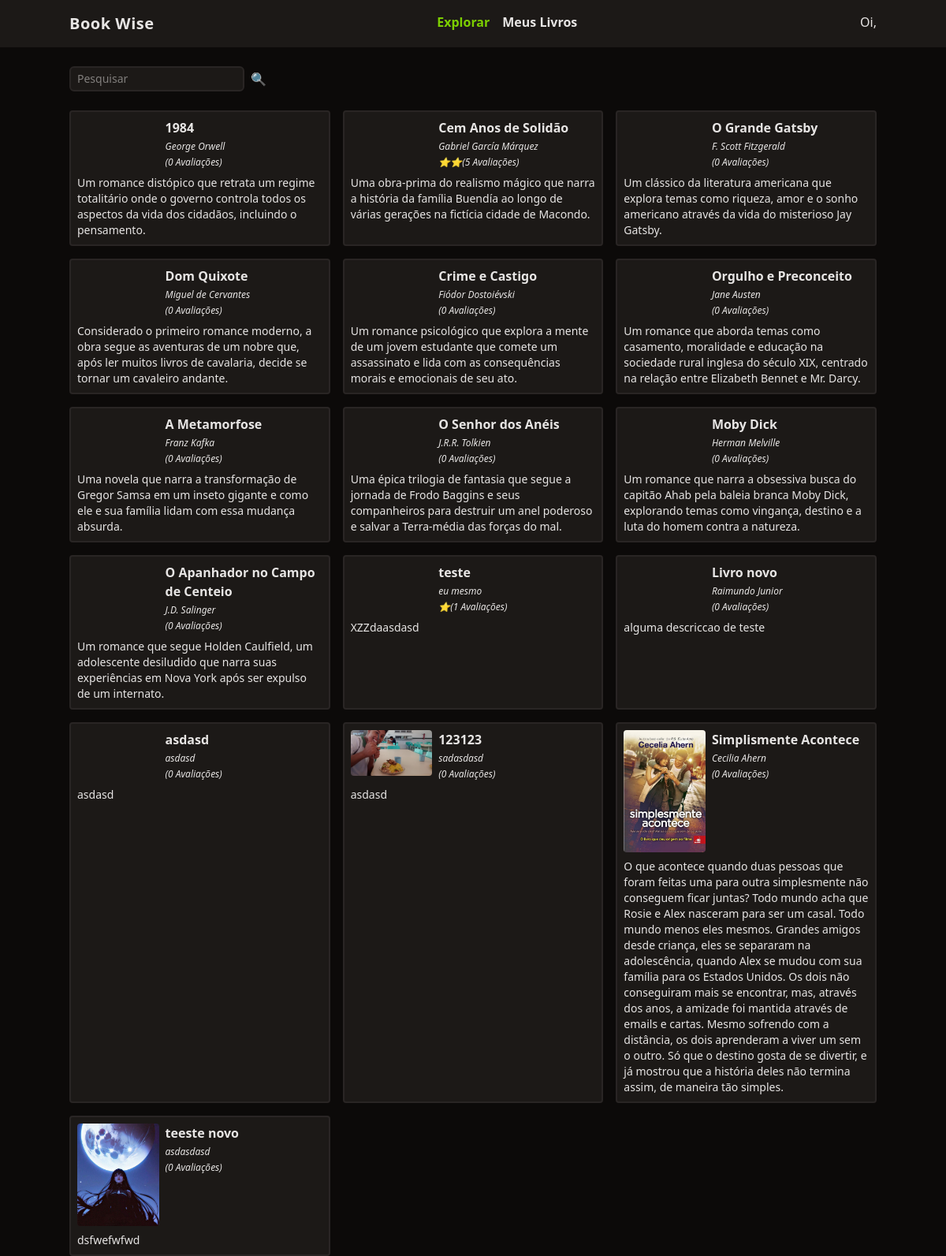
/ (signed in), run on the app's committed database.
### tables this page shows
CREATE TABLE livros (
	id integer primary key,
  titulo varchar(255),
  autor varchar(255),
  descricao text,
  ano_de_lancamento integer,
  usuario_id integer, imagem varchar(255),
  foreign key (usuario_id) references usuarios(id) on delete cascade
);

### functions.php (called while the page is built, shortened)
<?php
function view($view, $data = [])
{
    require 'views/template/app.php';
}
function config($chave = null)
{
    $config = require 'config.php';
    if (strlen($chave) > 0) {
        return $config[$chave];
    }
    return $config;
}

### controllers/index.controller.php (called while the page is built)
<?php
$livros = Livro::all($_REQUEST['pesquisar'] ?? '');
view('index', compact('livros'));

### routes.php (called while the page is built, shortened)
<?php
$controller = str_replace('/', '', parse_url($_SERVER['REQUEST_URI'])['path']);
if (!$controller) $controller = 'index';
require "../controllers/{$controller}.controller.php";

### public/index.php (called while the page is built, shortened)
<?php
require '../models/Livro.php';
require '../functions.php';
require '../database.php';
require '../routes.php';

### config.php (called while the page is built)
<?php
return [
    'database' => [
        'driver' => 'sqlite',
        'database' => '../database.sqlite',
    ],
];

### database.php (called while the page is built, shortened)
<?php
class Database
{
    private $db;
    public function __construct($config)
    {
        $this->db = new PDO($this->getDsn($config));
    }
    private function getDsn($config)
    {
        $driver = $config['driver'];
        unset($config['driver']);
        $dsn = $driver . ':' . http_build_query($config, '', ';');
        if ($driver == 'sqlite') {
            $dsn = $driver . ":" . $config['database'];
        }
        return $dsn;
    }
    public function query($query, $class = null, $params = [])
    {
        $prepare = $this->db->prepare($query);
        if ($class) {
            $prepare->setFetchMode(PDO::FETCH_CLASS, $class);
        }
        $prepare->execute($params);
        return $prepare;
    }
}

### models/Livro.php (called while the page is built, shortened)
<?php
class Livro
{
    public function query($where, $params)
    {
        $database = new Database(config('database'));
        return $database->query("
            select
                l.id, l.titulo, l.autor, l.descricao, l.ano_de_lancamento, l.imagem,
                ifnull(round(sum(a.nota) / 5.0), 0) as nota_avaliacao,
                ifnull(count(a.id), 0) as count_avaliacoes
            from
                livros l
                left join avaliacoes a on a.livro_id = l.id
            where
                $where
            group by
                l.id,
                l.titulo,
                l.autor,
                l.descricao,
                l.imagem,
                l.ano_de_lancamento
            ", self::class, $params);
    }
    public static function all($filtro = '')
    {
        return (new self)->query('titulo like :filtro', ['filtro' => "%$filtro%"])->fetchAll();
    }
}

### views/partials/_livro.php (the view)
<div class="bg-stone-900 p-2 rounded border-stone-800 border-2">
    <div class="flex gap-2">
        <div class="w-1/3"><img class="w-60 rounded" src="<?= $livro->imagem ?>" alt=""></div>
        <div class="flex flex-col gap-1">
            <a href="livro?id=<?= $livro->id ?>" class="font-semibold hover:underline"><?= $livro->titulo ?></a>
            <div class="text-xs italic"><?= $livro->autor ?></div>
            <div class="text-xs italic"><?= str_repeat('⭐', $livro->nota_avaliacao) ?>(<?= $livro->count_avaliacoes ?> Avaliações)</div>
        </div>
    </div>
    <div class="text-sm mt-2">
        <?= $livro->descricao ?>
    </div>
</div>

### views/index.view.php
<form action="" class="w-full flex space-x-2 mt-6">
    <input type="text" name="pesquisar" class="border-stone-800 border-2 rounded-md bg-stone-900 text-sm focus:outline-none px-2 py-1" placeholder="Pesquisar" name="pesquisar" id="">
    <button type="submit">🔍</button>
</form>
<section class="grid grid-cols-1 md:grid-cols-2 lg:grid-cols-3  gap-4">
    <?php foreach ($livros as $livro) {
        require 'partials/_livro.php';
    } ?>
</section>

### data on the page
livros: titulo "1984", autor "George Orwell", count_avaliacoes "0", descricao "Um romance distópico que retrata um regime totalitário onde o governo controla todos os aspectos da vida dos cidadãos, incluindo o pensamento."
livros: titulo "Cem Anos de Solidão", autor "Gabriel García Márquez", nota_avaliacao "⭐⭐", count_avaliacoes "5", descricao "Uma obra-prima do realismo mágico que narra a história da família Buendía ao longo de várias gerações na fictícia cidade de Macondo."
livros: titulo "O Grande Gatsby", autor "F. Scott Fitzgerald", count_avaliacoes "0", descricao "Um clássico da literatura americana que explora temas como riqueza, amor e o sonho americano através da vida do misterioso Jay Gatsby."
livros: titulo "Dom Quixote", autor "Miguel de Cervantes", count_avaliacoes "0", descricao "Considerado o primeiro romance moderno, a obra segue as aventuras de um nobre que, após ler muitos livros de cavalaria, decide se tornar um cavaleiro andante."
livros: titulo "Crime e Castigo", autor "Fiódor Dostoiévski", count_avaliacoes "0", descricao "Um romance psicológico que explora a mente de um jovem estudante que comete um assassinato e lida com as consequências morais e emocionais de seu ato."
livros: titulo "Orgulho e Preconceito", autor "Jane Austen", count_avaliacoes "0", descricao "Um romance que aborda temas como casamento, moralidade e educação na sociedade rural inglesa do século XIX, centrado na relação entre Elizabeth Bennet e Mr. Darcy."
livros: titulo "A Metamorfose", autor "Franz Kafka", count_avaliacoes "0", descricao "Uma novela que narra a transformação de Gregor Samsa em um inseto gigante e como ele e sua família lidam com essa mudança absurda."
livros: titulo "O Senhor dos Anéis", autor "J.R.R. Tolkien", count_avaliacoes "0", descricao "Uma épica trilogia de fantasia que segue a jornada de Frodo Baggins e seus companheiros para destruir um anel poderoso e salvar a Terra-média das forças do mal."
livros: titulo "Moby Dick", autor "Herman Melville", count_avaliacoes "0", descricao "Um romance que narra a obsessiva busca do capitão Ahab pela baleia branca Moby Dick, explorando temas como vingança, destino e a luta do homem contra a natureza."
livros: titulo "O Apanhador no Campo de Centeio", autor "J.D. Salinger", count_avaliacoes "0", descricao "Um romance que segue Holden Caulfield, um adolescente desiludido que narra suas experiências em Nova York após ser expulso de um internato."
livros: titulo "teste", autor "eu mesmo", nota_avaliacao "⭐", count_avaliacoes "1", descricao "XZZdaasdasd"
livros: titulo "Livro novo", autor "Raimundo Junior", count_avaliacoes "0", descricao "alguma descriccao de teste"
livros: titulo "asdasd", autor "asdasd", count_avaliacoes "0", descricao "asdasd"
livros: imagem (picture), titulo "123123", autor "sadasdasd", count_avaliacoes "0", descricao "asdasd"
livros: imagem (picture), titulo "Simplismente Acontece", autor "Cecilia Ahern", count_avaliacoes "0", descricao "O que acontece quando duas pessoas que foram feitas uma para outra simplesmente não conseguem ficar juntas? Todo mundo acha que Rosie e Alex nasceram para ser um casal. Todo mundo menos eles mesmos. Grandes amigos desde criança, eles se separaram na adolescência, quando Alex se mudou com sua família para os Estados Unidos. Os dois não conseguiram mais se encontrar, mas, através dos anos, a amizade foi mantida através de emails e cartas. Mesmo sofrendo com a distância, os dois aprenderam a viver um sem o outro. Só que o destino gosta de se divertir, e já mostrou que a história deles não termina assim, de maneira tão simples."
livros: imagem (picture), titulo "teeste novo", autor "asdasdasd", count_avaliacoes "0", descricao "dsfwefwfwd"
